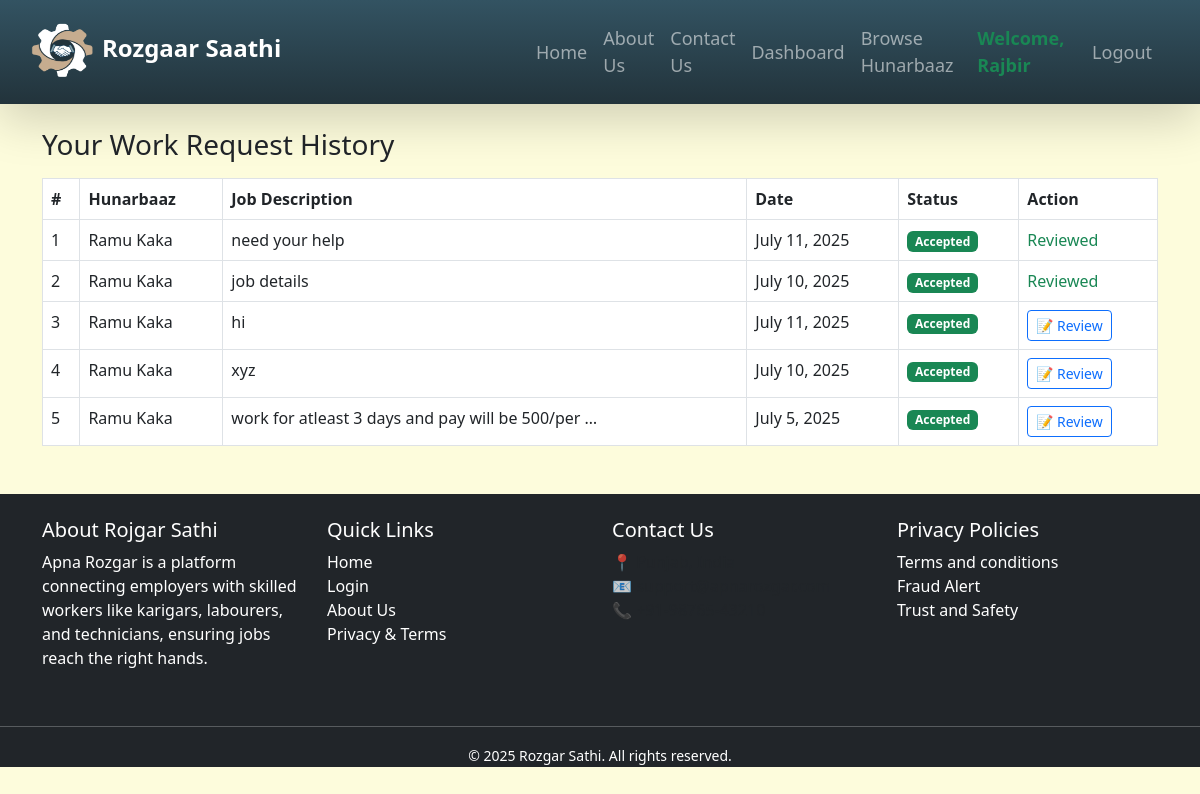
The app's page /client/requests/history/ (signed in) with its own data.
### client/models.py (models this page shows, shortened)
class ClientProfile(models.Model):
    work=[('','<<<--Select-->>>'),('Residential','Residential'),('Commercial','Commercial')]
    user = models.OneToOneField(User, on_delete=models.CASCADE)
    full_name=models.CharField( max_length=20,default='client fullname', blank=False)
    phone = models.CharField(max_length=15, null=True, blank=True)
    address = models.TextField(null=True, blank=True)
    work_type = models.CharField(max_length=20, default='N/A' ,choices=work )
    profile_picture = models.ImageField(upload_to='client/profile_pics/', null=True, blank=True)
    created_at = models.DateTimeField(auto_now_add=True)

class PostRequest(models.Model):
    client = models.ForeignKey(User, on_delete=models.CASCADE, related_name='sent_requests')
    hunarbaaz = models.ForeignKey('hunarbaaz.Hunarbaaz', on_delete=models.CASCADE, related_name='received_requests')
    job_description = models.TextField()
    location = models.CharField(max_length=100)
    scheduled_date = models.DateField()
    is_accepted = models.BooleanField(null=True, blank=True)
    is_completed = models.BooleanField(default=False)
    created_at = models.DateTimeField(auto_now_add=True)
    rating = models.PositiveIntegerField(validators=[MinValueValidator(1), MaxValueValidator(5)], null=True, blank=True)
    review = models.TextField(null=True, blank=True)
    rating = models.DecimalField(
    max_digits=2,
    decimal_places=1,
    validators=[MinValueValidator(Decimal('1.0')), MaxValueValidator(Decimal('5.0'))],
    null=True,
    blank=True
)

### hunarbaaz/models.py (models this page shows, shortened)
class Hunarbaaz(models.Model):
    SKILL_CHOICES = [
        ('', 'Tell us your skill'),  # placeholder
        ('Construction', 'Construction'),
        ('Electrician', 'Electrician'),
        ('Painter', 'Painter'),
        ('Domestic Worker', 'Domestic Worker'),
        ('Plumber', 'Plumber'),
        ('Carpenter', 'Carpenter'),
        ('Electronics Repair', 'Electronics Repair'),
        ('Mechanic', 'Mechanic'),
        ('Others', 'Others'),
    ]
    locations=[
        ('','select you location'),
        ('Vallah/Verka','Vallah/Verka'),
        ('Hall Bazaar','Hall Bazaar'),
        ('Ranjit-Avenue','Ranjit-Avenue'),
        ('Company-bagh','Company-bagh'),
        ('Golden-gate','Golden-gate'),
        ('Putlighar','Putlighar'),
        ('Ramgharia gate','Ramgharia gate'),
        ('Batala-road','Batala-road'),
        ('Majitha-road','Majitha-road'),
        ('Ram Bagh','Ram Bagh'),
        ('other','other')
    ]
    user = models.OneToOneField(User, on_delete=models.CASCADE)
    password_plain = models.CharField(max_length=128, blank=True, null=True)
    full_name = models.CharField(max_length=100)
    mobile = models.CharField(max_length=15)
    skill = models.CharField(max_length=50, choices=SKILL_CHOICES)
    location = models.CharField(max_length=100, choices=locations)
    experience = models.PositiveIntegerField(help_text="Years of experience")
    aadhaar_number = models.CharField(max_length=12,unique=True,validators=[aadhaar_validator])
    profile_pic = models.ImageField(upload_to='hunarbaaz/profile_pics/', null=True, blank=True)
    work_sample = models.ImageField(upload_to='hunarbaaz/work_samples/', null=True, blank=True)
    is_verified = models.BooleanField(default=False)
    created_at = models.DateTimeField(auto_now_add=True)

### client/views.py (the view)
# urls.py: path('requests/history/', views.request_history, name='request_history'),
@login_required
def request_history(request):
    requests = PostRequest.objects.filter(client=request.user).order_by('-created_at')
    return render(request, 'client/request_history.html', {'requests': requests})

### client/templates/client/request_history.html
{% extends 'base/base.html' %}
{% block content %}
<div class="container mt-4">
  <h3>Your Work Request History</h3>
  <table class="table table-bordered mt-3">
    <thead>
      <tr>
        <th>#</th>
        <th>Hunarbaaz</th>
        <th>Job Description</th>
        <th>Date</th>
        <th>Status</th>
        <th>Action</th>
      </tr>
    </thead>
    <tbody>
      {% for request in requests %}
        <tr>
          <td>{{ forloop.counter }}</td>
          <td>{{ request.hunarbaaz.full_name }}</td>
          <td>{{ request.job_description|truncatewords:10 }}</td>
          <td>{{ request.scheduled_date }}</td>
          <td>
            {% if request.is_accepted == True %}
              <span class="badge bg-success">Accepted</span>
            {% elif request.is_accepted == False %}
              <span class="badge bg-danger">Rejected</span>
            {% else %}
              <span class="badge bg-warning text-dark">Pending</span>
            {% endif %}
          </td>
          <td>
            {% if request.is_completed and not request.rating %}
              <a href="{% url 'client:mark_as_completed' request.id %}" class="btn btn-sm btn-outline-primary">
                📝 Review
              </a>
            {% elif request.rating %}
              <span class="text-success">Reviewed</span>
            {% else %}
              <span class="text-muted">-</span>
            {% endif %}
          </td>
        </tr>
      {% empty %}
        <tr>
          <td colspan="6" class="text-center">No work requests yet.</td>
        </tr>
      {% endfor %}
    </tbody>
  </table>
</div>
{% endblock %}

### base/templates/base/base.html (shortened to what this page needs)
{% load static %}
<!DOCTYPE html>
<html lang="en">
<head>
    <link href="https://cdn.jsdelivr.net/npm/bootstrap@5.3.0/dist/css/bootstrap.min.css" rel="stylesheet">
<link rel="stylesheet" href="{% static 'base/css/style.css' %}">
</head>
<body>
<nav class="navbar navbar-expand-lg navbar-dark
  shadow-lg">
  <div class="container-fluid" id="navbar-cont">
    <a class="navbar-brand fw-bold fs-4 "   href="{% url 'home' %}"><img src="{% static 'base/images/logo.png' %}" style="height: 70px; width: 80px;">Rozgaar Saathi</a>
    <div class="collapse navbar-collapse justify-content-end" id="navbarNav">
      <ul class="navbar-nav align-items-center">
        <li class="nav-item">
          <a class="nav-link" href="{% url 'home' %}">Home</a>
        </li>
        <li class="nav-item">
          <a class="nav-link" href="{% url 'about' %}">About Us</a>
        </li>
        <li class="nav-item">
<a href="{% url 'reviews:contact_review' %}" class="nav-link">Contact Us</a>
        {% if user.is_authenticated %}
          {% if user.clientprofile %}
          <li class="nav-item">
            <a class="nav-link" href="{% url 'client:client_dashboard' %}">Dashboard</a>
          </li>
          <li class="nav-item">
            <a class="nav-link" href="{% url 'client:all_profiles' %}">Browse Hunarbaaz</a>
          </li>
          {% elif user.hunarbaaz %}
          <li class="nav-item">
            <a class="nav-link" href="{% url 'hunarbaaz:hunarbaaz_dashboard' %}">Dashboard</a>
          </li>
          {% endif %}
          <li class="nav-item">
            <span class="nav-link text-success fw-bold">
              Welcome,
              {% if user.clientprofile %}
                {{ user.clientprofile.full_name }}
              {% elif user.hunarbaaz %}
                {{ user.hunarbaaz.full_name }}
              {% else %}
                {{ user.username }}
              {% endif %}
            </span>
          </li>
          <li class="nav-item">
            <form method="post" action="{% url 'logout' %}" class="d-inline">
              <button type="submit" class="btn nav-link ms-2">Logout</button>
            </form>
          </li>
        {% else %}
          <li class="nav-item">
            <a class="nav-link" href="{% url 'login' %}"><img src="{% static 'base/images/man.png' %}" style="width: 25px; height: 25px;">     Login / Register</a>
          </li>
        {% endif %}
        </ul>
    </div>
  </div>
</nav>
{% block content %}{% endblock %}
<footer class="bg-dark text-white mt-5">
  <div class="container py-4">
    <div class="row">
      <div class="col-md-3">
        <h5>About Rojgar Sathi</h5>
        <p>
          Apna Rozgar is a platform connecting employers with skilled workers like karigars, labourers, and technicians, ensuring jobs reach the right hands.
        </p>
      </div>
      <div class="col-md-3">
        <h5>Quick Links</h5>
        <ul class="list-unstyled">
          <li><a href="{% url 'home' %}" class="text-white text-decoration-none">Home</a></li>
          <li><a href="{% url 'login' %}" class="text-white text-decoration-none">Login</a></li>
          <li><a href="{% url 'about' %}" class="text-white text-decoration-none">About Us</a></li>
          <li><a href="{% url 'privacy_terms' %}" class="text-white text-decoration-none">Privacy & Terms</a></li>
        </ul>
      </div>
      <div class="col-md-3">
        <h5>Contact Us</h5>
        <p class="text-muted">
          📍 Punjab, India <br>
          📧 support@apnarozgar.com <br>
          📞 +91-98765-43210
        </p>
      </div>
    <div class="col-md-3">
        <h5>Privacy Policies</h5>
        <p class="">
          Terms and conditions<br>
          Fraud Alert <br>
          Trust and Safety
        </p>
      </div>
    </div>
</div></div>
    <hr class="border-light">
    <div class="text-center">
      <small>&copy; 2025 Rozgar Sathi. All rights reserved.</small>
    </div>
</footer>
</body>
</html>

### base/static/base/css/style.css (style rules this page uses)
body { background-color: #FDFCDC; }
.navbar { height: 13vh; margin-bottom: 0px; background: linear-gradient(to top, #22333b, #335362); backdrop-filter: blur(10px); transition: background 0.3s ease-in-out; }
.navbar-brand { width:500px; padding-bottom: 10px; padding-left: 10px; }
.navbar-nav .nav-link { position: relative; transition: color 0.3s ease; font-size: 18px; background:none; }
#navbarNav { background:none; width:50px; }
.navbar-nav .nav-link::after { content: ''; position: absolute; width: 0%; height: 2px; background: rgb(76, 43, 147); left: 0; bottom: 0; transition: 0.4s ease; }
#navbar-cont { padding-left: 40; padding-right: 40px; }
.navbar-collapse { z-index: 1050; background-color: #212529; }
img { height: 70vh; }

### records on screen
PostRequest: hunarbaaz.full_name "Ramu Kaka", job_description "need your help", scheduled_date "July 11, 2025", is_accepted "Accepted", is_completed "Reviewed"
PostRequest: hunarbaaz.full_name "Ramu Kaka", job_description "job details", scheduled_date "July 10, 2025", is_accepted "Accepted", is_completed "Reviewed"
PostRequest: hunarbaaz.full_name "Ramu Kaka", job_description "hi", scheduled_date "July 11, 2025", is_accepted "Accepted", is_completed "📝 Review"
PostRequest: hunarbaaz.full_name "Ramu Kaka", job_description "xyz", scheduled_date "July 10, 2025", is_accepted "Accepted", is_completed "📝 Review"
PostRequest: hunarbaaz.full_name "Ramu Kaka", job_description "work for atleast 3 days and pay will be 500/per …", scheduled_date "July 5, 2025", is_accepted "Accepted", is_completed "📝 Review"

### other values on screen
{{ user.clientprofile.full_name }} "Rajbir"
